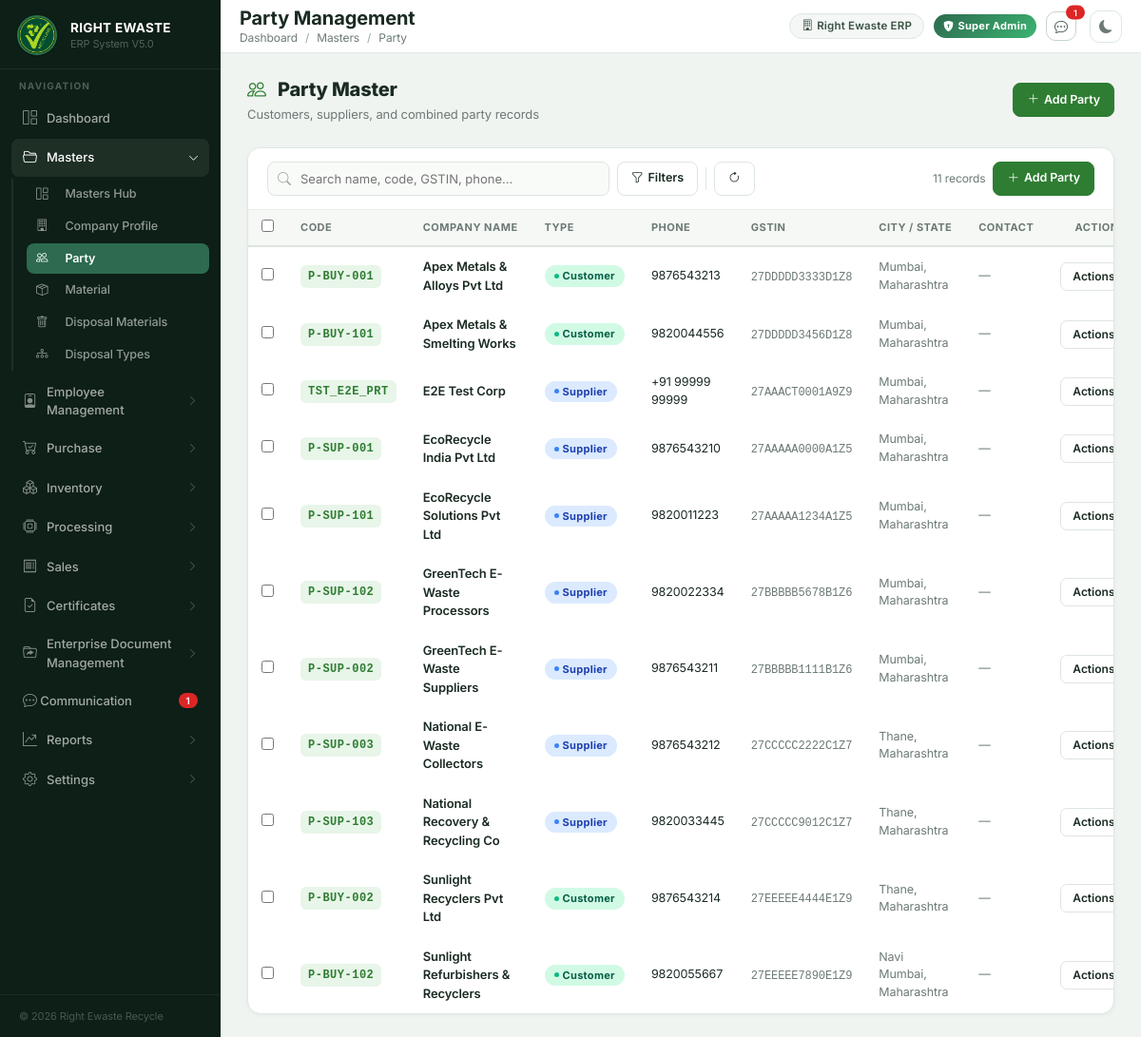
Screenshot of /party with the database file from the repository.
### tables this page shows
CREATE TABLE party (

    id INTEGER PRIMARY KEY AUTOINCREMENT,

    party_code TEXT NOT NULL UNIQUE,

    company_name TEXT NOT NULL,

    contact_person TEXT,

    party_type TEXT NOT NULL CHECK(party_type IN ('CUSTOMER', 'SUPPLIER', 'BOTH')),

    gstin TEXT UNIQUE,

    pan TEXT,

    phone TEXT NOT NULL,

    alternate_phone TEXT,

    email TEXT,

    billing_address TEXT NOT NULL,

    shipping_address TEXT,

    city TEXT NOT NULL,

    state TEXT NOT NULL,

    state_code TEXT NOT NULL,

    pincode TEXT,

    remarks TEXT,

    is_active INTEGER NOT NULL DEFAULT 1,

    created_at DATETIME DEFAULT CURRENT_TIMESTAMP,

    updated_at DATETIME DEFAULT CURRENT_TIMESTAMP

, default_template_key TEXT);

### backend/routes/party.py (the view)
@party_bp.route("/party")
def party():
    q = request.args.get("q", "").strip()
    party_type = request.args.get("party_type", "all").strip()
    all_parties = search_parties(q) if q else get_all_parties()
    if party_type and party_type != "all":
        all_parties = [p for p in all_parties if p["party_type"] == party_type]
    page = int(request.args.get("page", 1))
    per_page = 15
    total_items = len(all_parties)
    total_pages = (total_items + per_page - 1) // per_page
    offset = (page - 1) * per_page
    paginated_parties = all_parties[offset : offset + per_page]
    return render_template(
        "party/party.html",
        parties=paginated_parties,
        q=q,
        party_type=party_type,
        page=page,
        total_pages=total_pages,
        total_items=total_items
    )

### backend/app.py (called while the page is built)
@app.context_processor
def utility_processor():
    def modify_query(**new_values):
        args = request.args.to_dict()
        for key, value in new_values.items():
            args[key] = str(value)
        return urlencode(args)
    from routes.communication import get_global_unread_count
    return dict(modify_query=modify_query, unread_chat_count=get_global_unread_count)

### backend/database.py (called while the page is built)
def get_connection():
    conn = sqlite3.connect(DATABASE)
    conn.row_factory = sqlite3.Row
    conn.execute("PRAGMA foreign_keys = ON")
    return conn

### backend/repositories/party_repository.py (called while the page is built)
def get_all_parties():
    conn = get_connection()
    cursor = conn.cursor()
    cursor.execute("""
        SELECT *
        FROM party
        WHERE is_active = 1
        ORDER BY company_name
    """)
    parties = cursor.fetchall()
    conn.close()
    return parties

### backend/routes/communication.py (called while the page is built)
def get_current_user_id():
    if "user" in session and isinstance(session["user"], dict):
        return session["user"].get("user_id", 1)
    return 1

def get_global_unread_count():
    user_id = get_current_user_id()
    conn = get_connection()
    try:
        cursor = conn.cursor()
        cursor.execute("""
            SELECT COUNT(*) FROM messages m
            JOIN conversation_participants cp ON m.conversation_id = cp.conversation_id
            WHERE cp.user_id = ? AND m.sender_id != ?
              AND cp.status = 'ACTIVE'
              AND m.id > COALESCE(cp.last_read_message_id, 0)
        """, (user_id, user_id))
        return cursor.fetchone()[0]
    except Exception:
        return 0
    finally:
        conn.close()

### backend/security.py (called while the page is built)
def get_csrf_token():
    token = session.get(_CSRF_SESSION_KEY)
    if token is None:
        token = secrets.token_urlsafe(32)
        session[_CSRF_SESSION_KEY] = token
    return token

### backend/templates/party/party.html (shortened to what this page needs)
{% extends "shared/base.html" %}
{% block page_title %}Party Management{% endblock %}
{% block breadcrumb %}
<li class="breadcrumb-item"><a href="/" class="text-decoration-none text-muted">Dashboard</a></li>
<li class="breadcrumb-item"><a href="/masters" class="text-decoration-none text-muted">Masters</a></li>
<li class="breadcrumb-item active">Party</li>
{% endblock %}
{% block content %}
<link href="/static/css/masters.css?v=1" rel="stylesheet">
<div class="d-flex align-items-center justify-content-between mb-4 flex-wrap gap-3">
    <div>
        <h4 style="font-size:20px; font-weight:800; color:var(--text-primary,#0f2318); margin:0;">
            <i class="bi bi-people me-2" style="color:#2e7d32;"></i> Party Master
        </h4>
        <div style="font-size:13px; color:var(--text-muted,#6c7a75); margin-top:3px;">
            Customers, suppliers, and combined party records
        </div>
    </div>
    <a href="/party/add" class="mst-tb-btn primary">
        <i class="bi bi-plus-lg"></i> Add Party
    </a>
</div>
<div class="erp-card" style="border-radius:14px; overflow:hidden;">
    <div class="mst-toolbar">
        <div class="mst-search-box">
            <input type="text" id="mst-live-search"
                   placeholder="Search name, code, GSTIN, phone…"
                   value="{{ q or '' }}"
                   oninput="mstLiveSearch(this.value)">
        </div>
        <button class="mst-tb-btn" id="mst-filter-toggle" onclick="mstToggleFilter()" title="Filters">
            <i class="bi bi-funnel"></i> Filters
        </button>
        <button class="mst-tb-btn" onclick="location.reload()" title="Refresh">
            <i class="bi bi-arrow-clockwise"></i>
        </button>
        <div class="mst-tb-right">
            <span style="font-size:12px; color:var(--text-muted,#8aa09a);">
                {{ total_items }} record{{ 's' if total_items != 1 }}
            </span>
            <a href="/party/add" class="mst-tb-btn primary">
                <i class="bi bi-plus-lg"></i> Add Party
            </a>
        </div>
    </div>
    {% if parties %}
    <div class="mst-table-wrap">
    <table class="mst-table" id="mst-main-table">
        <thead>
            <tr>
                <th><input type="checkbox" id="mst-select-all" onchange="mstSelectAll(this)" style="cursor:pointer;"></th>
                <th>Code</th>
                <th>Company Name</th>
                <th>Type</th>
                <th>Phone</th>
                <th>GSTIN</th>
                <th>City / State</th>
                <th>Contact</th>
                <th style="text-align:center; width:120px;">Actions</th>
            </tr>
        </thead>
        <tbody>
            {% for p in parties %}
            <tr data-search="{{ p.company_name }} {{ p.party_code }} {{ p.gstin or '' }} {{ p.phone }} {{ p.city or '' }}">
                <td style="width:40px; text-align:center;">
                    <input type="checkbox" class="mst-row-check" value="{{ p.id }}" onchange="mstUpdateBulk()" style="cursor:pointer;">
                </td>
                <td><span class="mst-code">{{ p.party_code }}</span></td>
                <td>
                    <div style="font-weight:600; color:var(--text-primary,#0f2318);">{{ p.company_name }}</div>
                </td>
                <td>
                    {% if p.party_type == 'CUSTOMER' %}
                        <span class="mst-badge mst-badge-customer">Customer</span>
                    {% elif p.party_type == 'SUPPLIER' %}
                        <span class="mst-badge mst-badge-supplier">Supplier</span>
                    {% else %}
                        <span class="mst-badge mst-badge-both">Both</span>
                    {% endif %}
                </td>
                <td style="font-family:monospace; font-size:12.5px;">{{ p.phone or '—' }}</td>
                <td>
                    <span style="font-family:monospace; font-size:12px; color:var(--text-muted,#6c7a75);">
                        {{ p.gstin or '—' }}
                    </span>
                </td>
                <td style="font-size:12.5px; color:var(--text-muted,#6c7a75);">
                    {{ p.city or '' }}{% if p.city and p.state %}, {% endif %}{{ p.state or '—' }}
                </td>
                <td style="font-size:12.5px; color:var(--text-muted,#6c7a75);">
                    {{ p.contact_person or '—' }}
                </td>
                <td style="text-align:center;">
                    <div class="mst-action-wrap">
                        <button class="mst-action-btn" onclick="mstToggleMenu(this)">
                            Actions
                        </button>
                    </div>
                </td>
            </tr>
            {% endfor %}
        </tbody>
    </table>
    </div>
    {% endif %}
</div>
{% endblock %}

### backend/static/css/shared.css (style rules this page uses)
:root { --brand-primary: #2d6a4f; --brand-accent: #3cb371; --brand-accent-lt: #52c882; --brand-accent-dim: rgba(60,179,113,0.15); --sidebar-bg: #0d1f16; --sidebar-hover: #1a3326; --sidebar-active: #2d6a4f; --sidebar-width: 232px; --topbar-height: 56px; --body-bg: #f0f4f1; --surface: #ffffff; --surface-raised: #f4f7f5; --surface-sunken: #edf2ef; --border: #dde8e2; --border-strong: #c5d4cc; --text-primary: #1a2b22; --text-secondary: #3a5244; --text-muted: #6c7a75; --text-xmuted: #9aaa9f; --success: #16a34a; --success-bg: #dcfce7; --success-border: #86efac; --warning: #d97706; --warning-bg: #fef3c7; --warning-border: #fcd34d; --danger: #dc2626; --danger-bg: #fee2e2; --danger-border: #fca5a5; --info: #2563eb; --info-bg: #dbeafe; --info-border: #93c5fd; --shadow-sm: 0 1px 3px rgba(0,0,0,0.06), 0 1px 2px rgba(0,0,0,0.04); --shadow-md: 0 4px 12px rgba(0,0,0,0.08), 0 2px 6px rgba(0,0,0,0.05); --shadow-lg: 0 10px 30px rgba(0,0,0,0.1), 0 4px 12px rgba(0,0,0,0.06); --shadow-card: 0 1px 4px rgba(0,0,0,0.05); --radius-sm: 6px; --radius-md: 10px; --radius-lg: 14px; --radius-xl: 18px; --transition-fast: 0.15s ease; --transition-normal: 0.2s ease; --transition-slow: 0.3s cubic-bezier(0.4,0,0.2,1); --card-bg: var(--surface); --card-border: var(--border); --table-header-bg: var(--surface-raised); --table-hover-bg: #f5f9f6; --table-border: #eaefec; }
*, *::before, *::after { box-sizing: border-box; }
html, body { height: 100%; margin: 0; }
body, input, button, select, optgroup, textarea, table, .table, .erp-table, th, td, h1, h2, h3, h4, h5, h6, .btn, .card, .modal { font-family: 'Inter', -apple-system, BlinkMacSystemFont, 'Segoe UI', Roboto, Helvetica, Arial, sans-serif !important; }
body { font-size: 14px; line-height: 1.5; letter-spacing: -0.1px; background: var(--body-bg); color: var(--text-primary); -webkit-font-smoothing: antialiased; -moz-osx-font-smoothing: grayscale; }
h4 { font-size: 1.1rem; line-height: 1.4; font-weight: 700; letter-spacing: -0.2px; color: var(--text-primary); margin-bottom: 0.4rem; }
.erp-card { background: var(--card-bg); border: 1px solid var(--card-border); border-radius: var(--radius-lg); box-shadow: var(--shadow-card); }
table, .table, .erp-table { width: 100% !important; min-width: 100% !important; color: var(--text-primary) !important; border-color: var(--table-border) !important; font-size: 13.5px; margin-bottom: 0; border-collapse: collapse; }
.breadcrumb-item a { color: var(--brand-accent); text-decoration: none; }
.breadcrumb-item.active { color: var(--text-muted); }
.breadcrumb-item + .breadcrumb-item::before { color: var(--text-xmuted); }
.text-muted { color: var(--text-muted) !important; }

### rows the page displays
party: party_code "P-BUY-001", company_name "Apex Metals & Alloys Pvt Ltd", party_type "Customer", phone "9876543213", gstin "27DDDDD3333D1Z8", city "Mumbai", state "Maharashtra", contact_person "—"
party: party_code "P-BUY-101", company_name "Apex Metals & Smelting Works", party_type "Customer", phone "9820044556", gstin "27DDDDD3456D1Z8", city "Mumbai", state "Maharashtra", contact_person "—"
party: party_code "TST_E2E_PRT", company_name "E2E Test Corp", party_type "Supplier", phone "+91 99999 99999", gstin "27AAACT0001A9Z9", city "Mumbai", state "Maharashtra", contact_person "—"
party: party_code "P-SUP-001", company_name "EcoRecycle India Pvt Ltd", party_type "Supplier", phone "9876543210", gstin "27AAAAA0000A1Z5", city "Mumbai", state "Maharashtra", contact_person "—"
party: party_code "P-SUP-101", company_name "EcoRecycle Solutions Pvt Ltd", party_type "Supplier", phone "9820011223", gstin "27AAAAA1234A1Z5", city "Mumbai", state "Maharashtra", contact_person "—"
party: party_code "P-SUP-102", company_name "GreenTech E-Waste Processors", party_type "Supplier", phone "9820022334", gstin "27BBBBB5678B1Z6", city "Mumbai", state "Maharashtra", contact_person "—"
party: party_code "P-SUP-002", company_name "GreenTech E-Waste Suppliers", party_type "Supplier", phone "9876543211", gstin "27BBBBB1111B1Z6", city "Mumbai", state "Maharashtra", contact_person "—"
party: party_code "P-SUP-003", company_name "National E-Waste Collectors", party_type "Supplier", phone "9876543212", gstin "27CCCCC2222C1Z7", city "Thane", state "Maharashtra", contact_person "—"
party: party_code "P-SUP-103", company_name "National Recovery & Recycling Co", party_type "Supplier", phone "9820033445", gstin "27CCCCC9012C1Z7", city "Thane", state "Maharashtra", contact_person "—"
party: party_code "P-BUY-002", company_name "Sunlight Recyclers Pvt Ltd", party_type "Customer", phone "9876543214", gstin "27EEEEE4444E1Z9", city "Thane", state "Maharashtra", contact_person "—"
party: party_code "P-BUY-102", company_name "Sunlight Refurbishers & Recyclers", party_type "Customer", phone "9820055667", gstin "27EEEEE7890E1Z9", city "Navi Mumbai", state "Maharashtra", contact_person "—"

### other values shown
{{ u_count if u_count <= 99 else '99+' }} "1"
{{ total_items }} "11"
{{ 's' if total_items != 1 }} "s"
